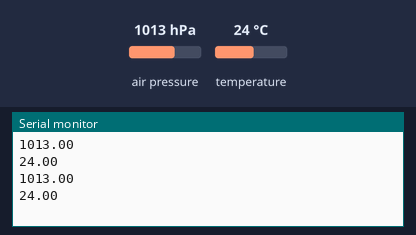
Recording of a sketch running on a simulated Arduino Uno, built with avr-gcc and run on an emulated ATmega328P. On the bench: the last lines printed to the serial monitor. The inputs (shaded band) are chosen by the test bench; at power-on: air pressure 1013 hPa, temperature 24 °C.

Above: at 1.2 s.
1.3 s: air pressure set to 952 hPa
At 2.6 s:
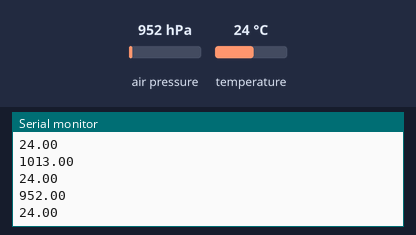
2.8 s: temperature set to 12 °C
At 3.8 s:
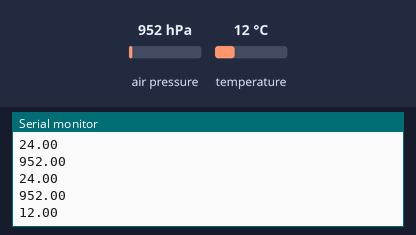
4.3 s: air pressure set to 975 hPa
At 5.7 s:
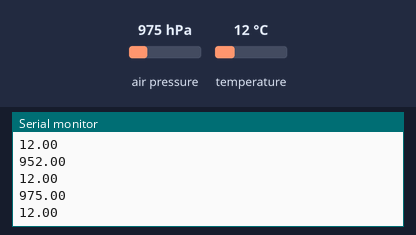
Timing chart, 0 to 7.3 s (numbered marks = the images above; inputs shaded):
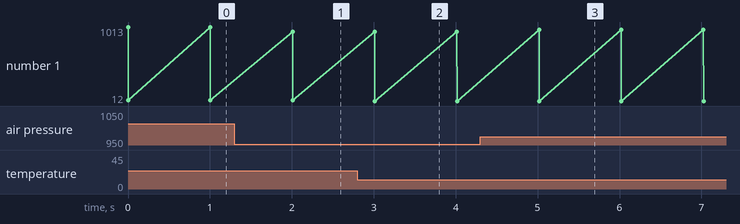

Measured:
- after the input at 1.3 s, the serial monitor: prints a new line after 0.71 s (image 1)
- after the input at 2.8 s, the serial monitor: prints a new line after 0.21 s (image 2)
- after the input at 4.3 s, the serial monitor: prints a new line after 0.72 s (image 3)
- plotted number 1: 24 → 12 after the input at 2.8 s

The sketch:

test_BMP280.ino
```cpp
#include <Wire.h>
#include <Adafruit_BMP280.h>

Adafruit_BMP280 bmp280;

void setup()
{
    Serial.begin(115200);
  Serial.flush();
  while(Serial.available()>0)Serial.read();

  bmp280.begin(0x76);
  bmp280.setSampling(Adafruit_BMP280::MODE_NORMAL,Adafruit_BMP280::SAMPLING_X2,Adafruit_BMP280::SAMPLING_X16,Adafruit_BMP280::FILTER_X16,Adafruit_BMP280::STANDBY_MS_500);
}


void loop()
{
  yield();

    Serial.println((bmp280.readPressure()/100.0));
    Serial.println(bmp280.readTemperature());
    delay(1000);

}
```
